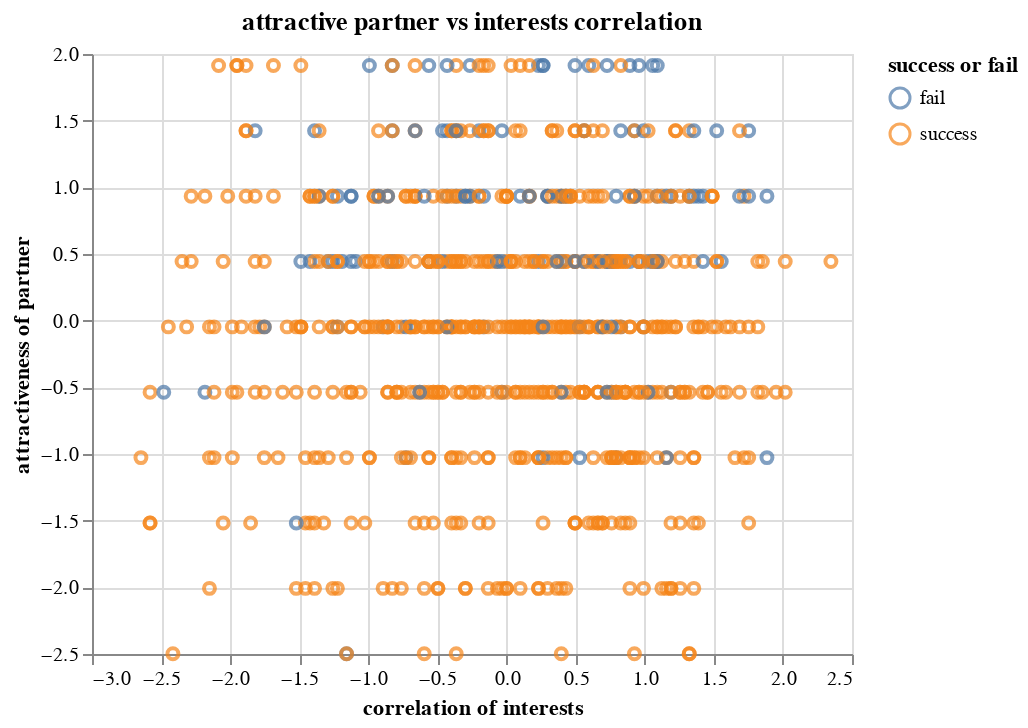

Here is the notebook cell this chart was saved with:
### Code cell
speeddating_scaled_plot = (
    alt.Chart(speeddating_scaled, title="attractive partner vs interests correlation")
    .mark_point(opacity=0.7)
    .encode(
        x=alt.X("interests_correlate", title = "correlation of interests"),
        y=alt.Y("attractive_partner", title = "attractiveness of partner"), 
        color=alt.Color("match", title="success or fail")
    )
    .properties(width=380, height=300)
)
speeddating_scaled_plot

### Figure 1 — Vega-Lite specification as saved in the notebook (floating-point values rounded to 4 significant figures; data arrays with more than 128 entries replaced by an {"elided": "..."} marker saying what was removed)
{"config": {"view": {"continuousWidth": 400, "continuousHeight": 300}}, "data": {"name": "data-25b3c9f83d637bf0e62e547fa8ddaf35"}, "mark": {"type": "point", "opacity": 0.7}, "encoding": {"color": {"field": "match", "title": "success or fail", "type": "nominal"}, "x": {"field": "interests_correlate", "title": "correlation of interests", "type": "quantitative"}, "y": {"field": "attractive_partner", "title": "attractiveness of partner", "type": "quantitative"}}, "height": 300, "title": "attractive partner vs interests correlation", "width": 380, "$schema": "https://vega.github.io/schema/vega-lite/v4.17.0.json", "datasets": {"data-25b3c9f83d637bf0e62e547fa8ddaf35": {"elided": "750 records"}}}
